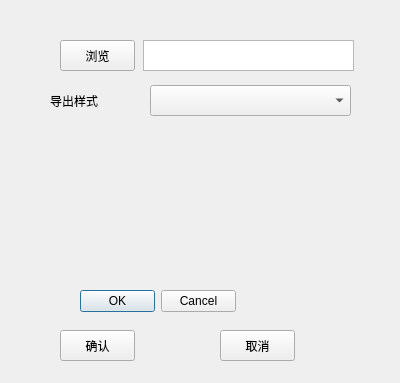
<?xml version="1.0" encoding="UTF-8"?>
<ui version="4.0">
 <class>ExportBookDialog</class>
 <widget class="QDialog" name="ExportBookDialog">
  <property name="geometry">
   <rect>
    <x>0</x>
    <y>0</y>
    <width>400</width>
    <height>383</height>
   </rect>
  </property>
  <property name="windowTitle">
   <string>Dialog</string>
  </property>
  <widget class="QPushButton" name="browseButton">
   <property name="geometry">
    <rect>
     <x>60</x>
     <y>40</y>
     <width>75</width>
     <height>31</height>
    </rect>
   </property>
   <property name="text">
    <string>浏览</string>
   </property>
  </widget>
  <widget class="QPushButton" name="confirmButton">
   <property name="geometry">
    <rect>
     <x>60</x>
     <y>330</y>
     <width>75</width>
     <height>31</height>
    </rect>
   </property>
   <property name="text">
    <string>确认</string>
   </property>
  </widget>
  <widget class="QPushButton" name="cancelButton">
   <property name="geometry">
    <rect>
     <x>220</x>
     <y>330</y>
     <width>75</width>
     <height>31</height>
    </rect>
   </property>
   <property name="text">
    <string>取消</string>
   </property>
  </widget>
  <widget class="QTextEdit" name="fileDirEdit">
   <property name="geometry">
    <rect>
     <x>143</x>
     <y>40</y>
     <width>211</width>
     <height>31</height>
    </rect>
   </property>
   <property name="readOnly">
    <bool>true</bool>
   </property>
  </widget>
  <widget class="QComboBox" name="exportStyleComboBox">
   <property name="geometry">
    <rect>
     <x>150</x>
     <y>85</y>
     <width>201</width>
     <height>31</height>
    </rect>
   </property>
  </widget>
  <widget class="QLabel" name="label">
   <property name="geometry">
    <rect>
     <x>50</x>
     <y>90</y>
     <width>91</width>
     <height>21</height>
    </rect>
   </property>
   <property name="text">
    <string>导出样式</string>
   </property>
  </widget>
  <widget class="QDialogButtonBox" name="buttonBox">
   <property name="geometry">
    <rect>
     <x>80</x>
     <y>290</y>
     <width>156</width>
     <height>23</height>
    </rect>
   </property>
   <property name="standardButtons">
    <set>QDialogButtonBox::Cancel|QDialogButtonBox::Ok</set>
   </property>
  </widget>
 </widget>
 <resources/>
 <connections/>
</ui>
